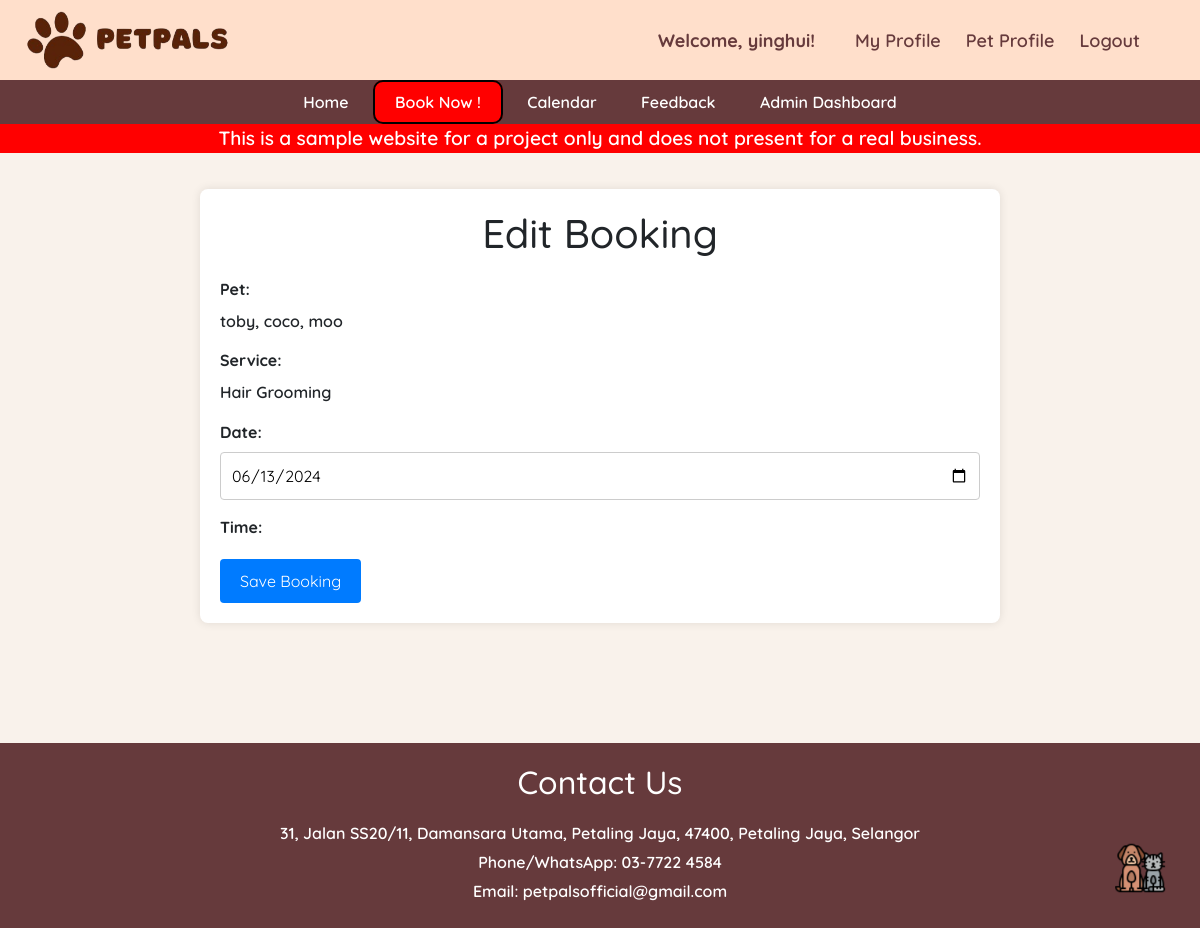
Page /edit-booking/106/ (signed in) on the committed database.
### main/models.py (models this page shows, shortened)
class Pet(models.Model):
    name = models.CharField(max_length=20)
    owner = models.ForeignKey(Owner, null=True, on_delete=models.CASCADE)
    age = models.PositiveBigIntegerField()
    species = models.CharField(max_length=50)
    breed = models.CharField(max_length=50)
    profile_pic = models.ImageField(default="profile.jpg", null=True, blank=True)

class Booking(models.Model):
    owner = models.ForeignKey(Owner, null=True, on_delete=models.CASCADE)
    pet = models.ManyToManyField(Pet)
    room = models.ForeignKey(Room, null=True, on_delete=models.CASCADE)
    date = models.DateField(blank=True, null=True)
    TIME_CHOICES = [
        ('09:00', '9:00'),
        ('10:00', '10:00'),
        ('11:00', '11:00'),
        ('12:00', '12:00'),
        ('14:00', '2:00'),
        ('15:00', '3:00'),
        ('16:00', '4:00'),
        ('17:00', '5:00'),
        ('full_day', 'Full (7:00-19:00)'),
        ('morning', 'Morning (7:00-12:00)'),
        ('noon', 'Noon (13:00-19:00)'),
    ]
    time = models.CharField(max_length=10, choices=TIME_CHOICES, blank=True, null=True)
    SERVICE_CHOICES = [
        ('Hair Grooming', 'Hair Grooming'),
        ('Bath and Dry', 'Bath and Dry'),
        ('Pet Hotel', 'Pet Hotel'),
        ('Pet Daycare', 'Pet Daycare'),
    ]
    service = models.CharField(max_length=50, choices=SERVICE_CHOICES)
    STATUS_CHOICES = [
        ('Ongoing', 'Ongoing'),
        ('Completed', 'Completed'),
        ('Cancelled', 'Cancelled'),
    ]
    status = models.CharField(max_length=20, choices=STATUS_CHOICES, default='Ongoing')
    checkin = models.DateField(null=True, blank=True)
    checkout = models.DateField(null=True, blank=True)

### main/views.py (the view)
# urls.py: path('edit-booking/<int:booking_id>/', views.edit_booking, name='edit_booking'),
def edit_booking(request, booking_id):
    booking = get_object_or_404(Booking, id=booking_id)
    owner = booking.owner
    owner_pets = Pet.objects.filter(owner=owner)
    if request.method == 'POST':
        form = EditBookingForm(owner, request.POST, instance=booking)
        if form.is_valid():
            booking_instance = form.save(commit=False)
            booking_instance.save()
            return redirect('admin_dashboard')  # Redirect to admin dashboard after successful update
        else:
            print(form.errors)
    else:
        form = BookingForm(owner, instance=booking)
    return render(request, 'edit_booking.html', {'form': form, 'booking': booking, 'owner_pets': owner_pets})

### main/templates/edit_booking.html (shortened to what this page needs)
{% extends 'base.html' %}
{% load static %}
{% block content %}
<div class="container">
    <h1>Edit Booking</h1>
    <form method="POST" action="">
        <div class="form-group">
            <label for="id_pet">Pet:</label>
            {% for pet in booking.pet.all %}
                {{ pet.name }}{% if not forloop.last %}, {% endif %}
            {% endfor %}
        </div>
        <div class="form-group">
            <label for="id_service">Service:</label>
            <p>{{ booking.service }}</p>
        </div>
        <div class="form-group" id="date-field">
            <label for="id_date">Date:</label>
            {{ form.date }}
        </div>
        <div class="form-group" id="time-field">
            <label for="id_time">Time:</label>
        </div>
        <div class="button-container">
            <input type="submit" value="Save Booking">
        </div>
    </form>
</div>
{% endblock %}

### main/templates/navbar.html (shortened to what this page needs)
{% load static %}
    <header>
        <img src="{% static 'image/PetPals.png' %}" alt="Pawlogo" width="auto" height="80">
        <div class="profile-bar">
            <div class="profile-info">
                {% if request.user.is_authenticated %}
                    <span>Welcome, {{ request.user }}!</span>
                {% else %}
                    <span>Welcome, Guest!</span>
                {% endif %}
            </div>
                <div class="profile-actions">
                    {% if user.is_authenticated %}
                        <a href="{% url 'profile' %}">My Profile</a>
                        <a href="{% url 'petprofile' %}">Pet Profile</a>
                        <a href="{% url 'logout' %}">Logout</a>
                    {% else %}
                        <a href="{% url 'login' %}">Sign In</a>
                        <a href="{% url 'register' %}">Sign Up</a>
                    {% endif %}
                </div>
        </div>
    </header>
    <nav class="navigation">
        {% if user.is_authenticated %}
        <a href="{% url 'home' %}">Home</a>
        <a href="{% url 'bookingpage' %}" class="book">Book Now !</a>
        <a href="{% url 'calendar' %}">Calendar</a>
        <a href ="{% url 'feedback' %}">Feedback</a>
        {% else %}
        <a href="{% url 'home' %}">Home</a>
        <a href="#services">Services</a>
        {% endif %}
        {% if request.user.is_staff %}
        <a href="{% url 'admin_dashboard' %}" >Admin Dashboard </a>
        {% endif %}
    </nav>

### main/templates/base.html (style rules this page uses)
body { font-family: "Quicksand", sans-serif; font-optical-sizing: auto; font-weight: 600; font-style: normal; margin: 0 !important; padding: 0; background-color: #F9F2EB; display: flex; flex-direction: column; min-height: 100vh; }

### main/templates/navbar.html (style rules this page uses)
header { background-color: rgb(255, 223, 203); padding: 0px; text-align: center; color: rgb(102, 58, 60); display: flex; justify-content: space-between; align-items: center; }
.navigation { background-color:rgb(102,58,60); padding: 10px 0; text-align: center; }
.navigation a { color: white; text-decoration: none; padding: 10px 20px; }
.profile-bar { display: flex; align-items: center; margin-right: 5%; font-size: large; }
.profile-info { margin-right: 20px; }
.profile-info span { font-weight: bold; }
.profile-actions a { color: rgb(102,58,60); text-decoration: none; margin-left: 20px; }
.book { border-radius: 10px; border: 2px solid black; background-color: red; color:white; }

### main/templates/edit_booking.html (style rules this page uses)
.container { max-width: 800px; margin: 20px auto; background-color: #fff; padding: 20px; border-radius: 8px; box-shadow: 0 0 10px rgba(0, 0, 0, 0.1); }
h1 { text-align: center; }
form { margin-top: 20px; }
form .form-group { margin-bottom: 15px; }
form label { display: block; font-weight: bold; }
form input[type="text"], form input[type="email"], form input[type="date"], form input[type="time"], #id_pet, #id_service, #id_checkin, #id_checkout { width: 100%; padding: 10px; border: 1px solid #ccc; border-radius: 4px; box-sizing: border-box; }
form input[type="submit"] { background-color: #007bff; color: #fff; padding: 10px 20px; border: none; border-radius: 4px; cursor: pointer; font-size: 16px; }
.button-container { text-align: left; margin-top: 20px; }

### rows in the picture
Pet: name "toby"
Pet: name "coco"
Pet: name "moo"
Booking: service "Hair Grooming", date "06/13/2024"

### other values in the picture
{{ request.user }} "yinghui"
